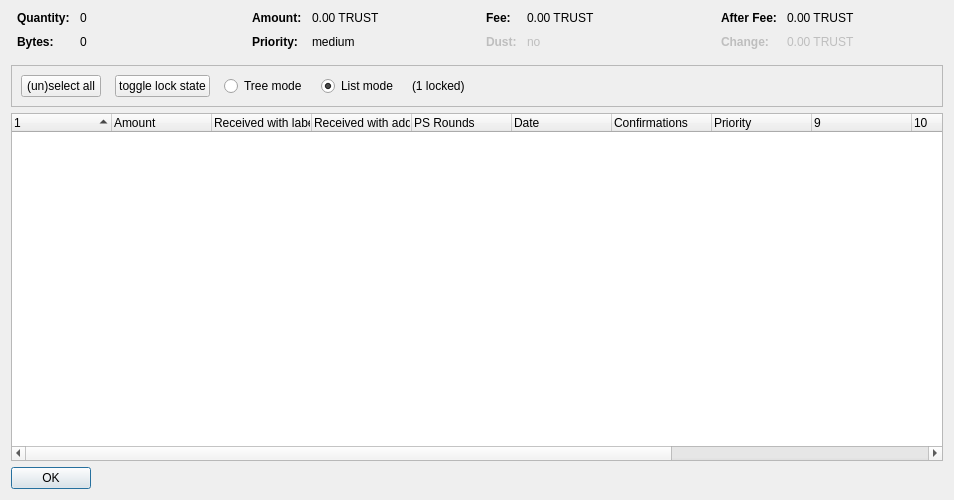
<?xml version="1.0" encoding="UTF-8"?>
<ui version="4.0">
 <class>CoinControlDialog</class>
 <widget class="QDialog" name="CoinControlDialog">
  <property name="geometry">
   <rect>
    <x>0</x>
    <y>0</y>
    <width>954</width>
    <height>500</height>
   </rect>
  </property>
  <property name="windowTitle">
   <string>Coin Selection</string>
  </property>
  <layout class="QVBoxLayout" name="verticalLayout">
   <item>
    <layout class="QHBoxLayout" name="horizontalLayoutTop" stretch="0,0,0,0">
     <property name="topMargin">
      <number>0</number>
     </property>
     <property name="bottomMargin">
      <number>10</number>
     </property>
     <item>
      <layout class="QFormLayout" name="formLayoutCoinControl1">
       <property name="horizontalSpacing">
        <number>10</number>
       </property>
       <property name="verticalSpacing">
        <number>10</number>
       </property>
       <property name="leftMargin">
        <number>6</number>
       </property>
       <property name="rightMargin">
        <number>6</number>
       </property>
       <item row="0" column="0">
        <widget class="QLabel" name="labelCoinControlQuantityText">
         <property name="font">
          <font>
           <weight>75</weight>
           <bold>true</bold>
          </font>
         </property>
         <property name="text">
          <string>Quantity:</string>
         </property>
        </widget>
       </item>
       <item row="0" column="1">
        <widget class="QLabel" name="labelCoinControlQuantity">
         <property name="cursor">
          <cursorShape>IBeamCursor</cursorShape>
         </property>
         <property name="contextMenuPolicy">
          <enum>Qt::ActionsContextMenu</enum>
         </property>
         <property name="text">
          <string notr="true">0</string>
         </property>
         <property name="textInteractionFlags">
          <set>Qt::LinksAccessibleByMouse|Qt::TextSelectableByKeyboard|Qt::TextSelectableByMouse</set>
         </property>
        </widget>
       </item>
       <item row="1" column="0">
        <widget class="QLabel" name="labelCoinControlBytesText">
         <property name="font">
          <font>
           <weight>75</weight>
           <bold>true</bold>
          </font>
         </property>
         <property name="text">
          <string>Bytes:</string>
         </property>
        </widget>
       </item>
       <item row="1" column="1">
        <widget class="QLabel" name="labelCoinControlBytes">
         <property name="cursor">
          <cursorShape>IBeamCursor</cursorShape>
         </property>
         <property name="contextMenuPolicy">
          <enum>Qt::ActionsContextMenu</enum>
         </property>
         <property name="text">
          <string notr="true">0</string>
         </property>
         <property name="textInteractionFlags">
          <set>Qt::LinksAccessibleByMouse|Qt::TextSelectableByKeyboard|Qt::TextSelectableByMouse</set>
         </property>
        </widget>
       </item>
      </layout>
     </item>
     <item>
      <layout class="QFormLayout" name="formLayoutCoinControl2">
       <property name="horizontalSpacing">
        <number>10</number>
       </property>
       <property name="verticalSpacing">
        <number>10</number>
       </property>
       <property name="leftMargin">
        <number>6</number>
       </property>
       <property name="rightMargin">
        <number>6</number>
       </property>
       <item row="0" column="0">
        <widget class="QLabel" name="labelCoinControlAmountText">
         <property name="font">
          <font>
           <weight>75</weight>
           <bold>true</bold>
          </font>
         </property>
         <property name="text">
          <string>Amount:</string>
         </property>
        </widget>
       </item>
       <item row="0" column="1">
        <widget class="QLabel" name="labelCoinControlAmount">
         <property name="cursor">
          <cursorShape>IBeamCursor</cursorShape>
         </property>
         <property name="contextMenuPolicy">
          <enum>Qt::ActionsContextMenu</enum>
         </property>
         <property name="text">
          <string notr="true">0.00 TRUST</string>
         </property>
         <property name="textInteractionFlags">
          <set>Qt::LinksAccessibleByMouse|Qt::TextSelectableByKeyboard|Qt::TextSelectableByMouse</set>
         </property>
        </widget>
       </item>
       <item row="1" column="0">
        <widget class="QLabel" name="labelCoinControlPriorityText">
         <property name="font">
          <font>
           <weight>75</weight>
           <bold>true</bold>
          </font>
         </property>
         <property name="text">
          <string>Priority:</string>
         </property>
        </widget>
       </item>
       <item row="1" column="1">
        <widget class="QLabel" name="labelCoinControlPriority">
         <property name="cursor">
          <cursorShape>IBeamCursor</cursorShape>
         </property>
         <property name="contextMenuPolicy">
          <enum>Qt::ActionsContextMenu</enum>
         </property>
         <property name="text">
          <string>medium</string>
         </property>
         <property name="textInteractionFlags">
          <set>Qt::LinksAccessibleByMouse|Qt::TextSelectableByKeyboard|Qt::TextSelectableByMouse</set>
         </property>
        </widget>
       </item>
      </layout>
     </item>
     <item>
      <layout class="QFormLayout" name="formLayoutCoinControl3">
       <property name="horizontalSpacing">
        <number>10</number>
       </property>
       <property name="verticalSpacing">
        <number>10</number>
       </property>
       <property name="leftMargin">
        <number>6</number>
       </property>
       <property name="rightMargin">
        <number>6</number>
       </property>
       <item row="0" column="0">
        <widget class="QLabel" name="labelCoinControlFeeText">
         <property name="font">
          <font>
           <weight>75</weight>
           <bold>true</bold>
          </font>
         </property>
         <property name="text">
          <string>Fee:</string>
         </property>
        </widget>
       </item>
       <item row="0" column="1">
        <widget class="QLabel" name="labelCoinControlFee">
         <property name="cursor">
          <cursorShape>IBeamCursor</cursorShape>
         </property>
         <property name="contextMenuPolicy">
          <enum>Qt::ActionsContextMenu</enum>
         </property>
         <property name="text">
          <string notr="true">0.00 TRUST</string>
         </property>
         <property name="textInteractionFlags">
          <set>Qt::LinksAccessibleByMouse|Qt::TextSelectableByKeyboard|Qt::TextSelectableByMouse</set>
         </property>
        </widget>
       </item>
       <item row="1" column="0">
        <widget class="QLabel" name="labelCoinControlLowOutputText">
         <property name="enabled">
          <bool>false</bool>
         </property>
         <property name="font">
          <font>
           <weight>75</weight>
           <bold>true</bold>
          </font>
         </property>
         <property name="text">
          <string>Dust:</string>
         </property>
        </widget>
       </item>
       <item row="1" column="1">
        <widget class="QLabel" name="labelCoinControlLowOutput">
         <property name="enabled">
          <bool>false</bool>
         </property>
         <property name="cursor">
          <cursorShape>IBeamCursor</cursorShape>
         </property>
         <property name="contextMenuPolicy">
          <enum>Qt::ActionsContextMenu</enum>
         </property>
         <property name="text">
          <string>no</string>
         </property>
         <property name="textInteractionFlags">
          <set>Qt::LinksAccessibleByMouse|Qt::TextSelectableByKeyboard|Qt::TextSelectableByMouse</set>
         </property>
        </widget>
       </item>
      </layout>
     </item>
     <item>
      <layout class="QFormLayout" name="formLayoutCoinControl4">
       <property name="horizontalSpacing">
        <number>10</number>
       </property>
       <property name="verticalSpacing">
        <number>10</number>
       </property>
       <property name="leftMargin">
        <number>6</number>
       </property>
       <property name="rightMargin">
        <number>6</number>
       </property>
       <item row="0" column="0">
        <widget class="QLabel" name="labelCoinControlAfterFeeText">
         <property name="font">
          <font>
           <weight>75</weight>
           <bold>true</bold>
          </font>
         </property>
         <property name="text">
          <string>After Fee:</string>
         </property>
        </widget>
       </item>
       <item row="0" column="1">
        <widget class="QLabel" name="labelCoinControlAfterFee">
         <property name="cursor">
          <cursorShape>IBeamCursor</cursorShape>
         </property>
         <property name="contextMenuPolicy">
          <enum>Qt::ActionsContextMenu</enum>
         </property>
         <property name="text">
          <string notr="true">0.00 TRUST</string>
         </property>
         <property name="textInteractionFlags">
          <set>Qt::LinksAccessibleByMouse|Qt::TextSelectableByKeyboard|Qt::TextSelectableByMouse</set>
         </property>
        </widget>
       </item>
       <item row="1" column="0">
        <widget class="QLabel" name="labelCoinControlChangeText">
         <property name="enabled">
          <bool>false</bool>
         </property>
         <property name="font">
          <font>
           <weight>75</weight>
           <bold>true</bold>
          </font>
         </property>
         <property name="text">
          <string>Change:</string>
         </property>
        </widget>
       </item>
       <item row="1" column="1">
        <widget class="QLabel" name="labelCoinControlChange">
         <property name="enabled">
          <bool>false</bool>
         </property>
         <property name="cursor">
          <cursorShape>IBeamCursor</cursorShape>
         </property>
         <property name="contextMenuPolicy">
          <enum>Qt::ActionsContextMenu</enum>
         </property>
         <property name="text">
          <string notr="true">0.00 TRUST</string>
         </property>
         <property name="textInteractionFlags">
          <set>Qt::LinksAccessibleByMouse|Qt::TextSelectableByKeyboard|Qt::TextSelectableByMouse</set>
         </property>
        </widget>
       </item>
      </layout>
     </item>
    </layout>
   </item>
   <item>
    <widget class="QFrame" name="frame">
     <property name="minimumSize">
      <size>
       <width>0</width>
       <height>40</height>
      </size>
     </property>
     <property name="frameShape">
      <enum>QFrame::StyledPanel</enum>
     </property>
     <property name="frameShadow">
      <enum>QFrame::Sunken</enum>
     </property>
     <layout class="QHBoxLayout" name="horizontalLayout">
      <item>
       <layout class="QHBoxLayout" name="horizontalLayoutPanel" stretch="0,0,0,0,0,0">
        <property name="spacing">
         <number>14</number>
        </property>
        <item>
         <widget class="QPushButton" name="pushButtonSelectAll">
          <property name="sizePolicy">
           <sizepolicy hsizetype="Maximum" vsizetype="Fixed">
            <horstretch>0</horstretch>
            <verstretch>0</verstretch>
           </sizepolicy>
          </property>
          <property name="text">
           <string>(un)select all</string>
          </property>
          <property name="autoDefault">
           <bool>false</bool>
          </property>
         </widget>
        </item>
        <item>
         <widget class="QPushButton" name="pushButtonToggleLock">
          <property name="sizePolicy">
           <sizepolicy hsizetype="Maximum" vsizetype="Fixed">
            <horstretch>0</horstretch>
            <verstretch>0</verstretch>
           </sizepolicy>
          </property>
          <property name="text">
           <string>toggle lock state</string>
          </property>
          <property name="autoDefault">
           <bool>false</bool>
          </property>
         </widget>
        </item>
        <item>
         <widget class="QRadioButton" name="radioTreeMode">
          <property name="sizePolicy">
           <sizepolicy hsizetype="Maximum" vsizetype="Fixed">
            <horstretch>0</horstretch>
            <verstretch>0</verstretch>
           </sizepolicy>
          </property>
          <property name="text">
           <string>Tree mode</string>
          </property>
         </widget>
        </item>
        <item>
         <widget class="QRadioButton" name="radioListMode">
          <property name="sizePolicy">
           <sizepolicy hsizetype="Maximum" vsizetype="Fixed">
            <horstretch>0</horstretch>
            <verstretch>0</verstretch>
           </sizepolicy>
          </property>
          <property name="text">
           <string>List mode</string>
          </property>
          <property name="checked">
           <bool>true</bool>
          </property>
         </widget>
        </item>
        <item>
         <widget class="QLabel" name="labelLocked">
          <property name="text">
           <string>(1 locked)</string>
          </property>
         </widget>
        </item>
        <item>
         <spacer name="horizontalSpacer">
          <property name="orientation">
           <enum>Qt::Horizontal</enum>
          </property>
          <property name="sizeHint" stdset="0">
           <size>
            <width>40</width>
            <height>20</height>
           </size>
          </property>
         </spacer>
        </item>
       </layout>
      </item>
     </layout>
    </widget>
   </item>
   <item>
    <widget class="CoinControlTreeWidget" name="treeWidget">
     <property name="contextMenuPolicy">
      <enum>Qt::CustomContextMenu</enum>
     </property>
     <property name="sortingEnabled">
      <bool>false</bool>
     </property>
     <property name="columnCount">
      <number>13</number>
     </property>
     <attribute name="headerShowSortIndicator" stdset="0">
      <bool>true</bool>
     </attribute>
     <attribute name="headerStretchLastSection">
      <bool>false</bool>
     </attribute>
     <column>
      <property name="text">
       <string/>
      </property>
     </column>
     <column>
      <property name="text">
       <string>Amount</string>
      </property>
     </column>
     <column>
      <property name="text">
       <string>Received with label</string>
      </property>
     </column>
     <column>
      <property name="text">
       <string>Received with address</string>
      </property>
     </column>
     <column>
      <property name="text">
       <string>PS Rounds</string>
      </property>
     </column>
     <column>
      <property name="text">
       <string>Date</string>
      </property>
     </column>
     <column>
      <property name="text">
       <string>Confirmations</string>
      </property>
      <property name="toolTip">
       <string>Confirmed</string>
      </property>
     </column>
     <column>
      <property name="text">
       <string>Priority</string>
      </property>
     </column>
     <column>
      <property name="text">
       <string/>
      </property>
     </column>
     <column>
      <property name="text">
       <string/>
      </property>
     </column>
     <column>
      <property name="text">
       <string/>
      </property>
     </column>
     <column>
      <property name="text">
       <string/>
      </property>
     </column>
     <column>
      <property name="text">
       <string/>
      </property>
     </column>
    </widget>
   </item>
   <item>
    <widget class="QDialogButtonBox" name="buttonBox">
     <property name="sizePolicy">
      <sizepolicy hsizetype="Maximum" vsizetype="Fixed">
       <horstretch>0</horstretch>
       <verstretch>0</verstretch>
      </sizepolicy>
     </property>
     <property name="orientation">
      <enum>Qt::Horizontal</enum>
     </property>
     <property name="standardButtons">
      <set>QDialogButtonBox::Ok</set>
     </property>
    </widget>
   </item>
  </layout>
 </widget>
 <customwidgets>
  <customwidget>
   <class>CoinControlTreeWidget</class>
   <extends>QTreeWidget</extends>
   <header>coincontroltreewidget.h</header>
  </customwidget>
 </customwidgets>
 <resources/>
 <connections/>
</ui>
